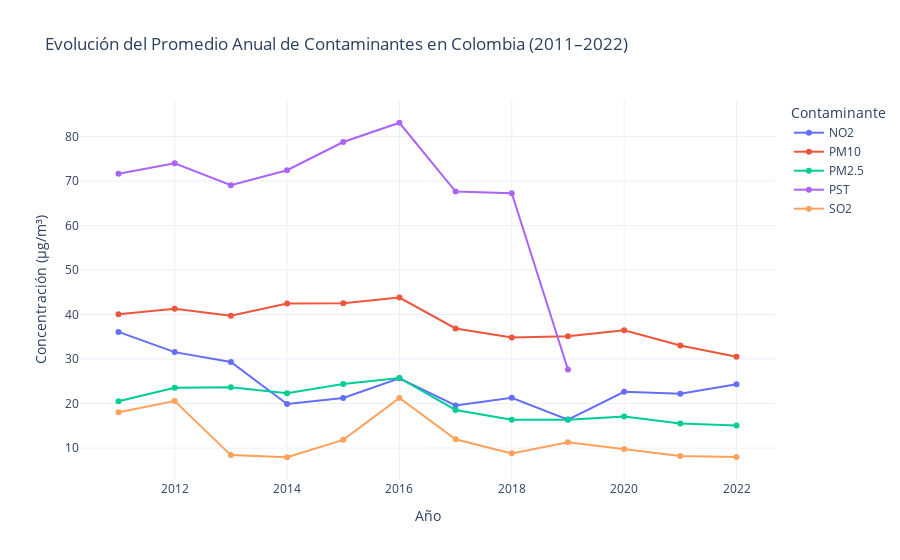

Notebook code cell kept with this figure:
### Markdown cell above
### ¿Cómo han evolucionado los contaminantes en Colombia entre 2011 y 2022?

La calidad del aire en Colombia ha sido objeto de monitoreo y regulación para mitigar sus efectos en la salud y el medio ambiente. En este estudio, **nos centraremos en los contaminantes regulados por la Ley 2254/2017**: el material particulado *PM10* y *PM2.5*, que puede penetrar en el sistema respiratorio y causar efectos adversos; las partículas suspendidas totales (*PST*), que reflejan la contaminación general; el dióxido de nitrógeno (*NO2*), un gas clave en la formación de contaminantes secundarios; y el dióxido de azufre (*SO2*), un compuesto que contribuye a la lluvia ácida y afecta la calidad del aire. Analizar la evolución de estos contaminantes permitirá evaluar la efectividad de la regulación y comprender las tendencias de contaminación en el país.

### Code cell
import plotly.express as px
import pandas as pd

# Filtrar los contaminantes regulados anualmente
contaminantes = ['PM10', 'PM2.5', 'PST', 'NO2', 'SO2']
df_contaminantes = df_dep[df_dep["Variable"].isin(contaminantes)]

# Agrupar por año y contaminante para obtener el promedio nacional
df_agrupado = df_contaminantes.groupby(['Year', 'Variable'])['Promedio'].mean().reset_index()

# Crear gráfico interactivo
fig = px.line(df_agrupado,
              x='Year',
              y='Promedio',
              color='Variable',
              markers=True,
              title='Evolución del Promedio Anual de Contaminantes en Colombia (2011–2022)',
              labels={'Year': 'Año', 'Promedio': 'Concentración (µg/m³)', 'Variable': 'Contaminante'},
              template='plotly_white')

fig.update_layout(legend_title_text='Contaminante')
fig.show()

### Figure 1 — Plotly figure (JSON) as saved in the notebook; plotly's stock layout.template omitted (floating-point values rounded to 4 significant figures)
{"data": [{"hovertemplate": "Contaminante=NO2<br>Año=%{x}<br>Concentración (µg/m³)=%{y}<extra></extra>", "legendgroup": "NO2", "line": {"color": "#636efa", "dash": "solid"}, "marker": {"symbol": "circle"}, "mode": "lines+markers", "name": "NO2", "orientation": "v", "showlegend": true, "type": "scatter", "x": [2011, 2012, 2013, 2014, 2015, 2016, 2017, 2018, 2019, 2020, 2021, 2022], "xaxis": "x", "y": [36.1, 31.56, 29.37, 19.91, 21.28, 25.69, 19.6, 21.32, 16.41, 22.65, 22.21, 24.32], "yaxis": "y"}, {"hovertemplate": "Contaminante=PM10<br>Año=%{x}<br>Concentración (µg/m³)=%{y}<extra></extra>", "legendgroup": "PM10", "line": {"color": "#EF553B", "dash": "solid"}, "marker": {"symbol": "circle"}, "mode": "lines+markers", "name": "PM10", "orientation": "v", "showlegend": true, "type": "scatter", "x": [2011, 2012, 2013, 2014, 2015, 2016, 2017, 2018, 2019, 2020, 2021, 2022], "xaxis": "x", "y": [40.06, 41.31, 39.72, 42.46, 42.55, 43.81, 36.87, 34.85, 35.13, 36.47, 33.04, 30.5], "yaxis": "y"}, {"hovertemplate": "Contaminante=PM2.5<br>Año=%{x}<br>Concentración (µg/m³)=%{y}<extra></extra>", "legendgroup": "PM2.5", "line": {"color": "#00cc96", "dash": "solid"}, "marker": {"symbol": "circle"}, "mode": "lines+markers", "name": "PM2.5", "orientation": "v", "showlegend": true, "type": "scatter", "x": [2011, 2012, 2013, 2014, 2015, 2016, 2017, 2018, 2019, 2020, 2021, 2022], "xaxis": "x", "y": [20.51, 23.58, 23.67, 22.34, 24.4, 25.76, 18.57, 16.37, 16.39, 17.11, 15.54, 15.1], "yaxis": "y"}, {"hovertemplate": "Contaminante=PST<br>Año=%{x}<br>Concentración (µg/m³)=%{y}<extra></extra>", "legendgroup": "PST", "line": {"color": "#ab63fa", "dash": "solid"}, "marker": {"symbol": "circle"}, "mode": "lines+markers", "name": "PST", "orientation": "v", "showlegend": true, "type": "scatter", "x": [2011, 2012, 2013, 2014, 2015, 2016, 2017, 2018, 2019], "xaxis": "x", "y": [71.63, 73.96, 69.06, 72.42, 78.75, 83.08, 67.63, 67.24, 27.65], "yaxis": "y"}, {"hovertemplate": "Contaminante=SO2<br>Año=%{x}<br>Concentración (µg/m³)=%{y}<extra></extra>", "legendgroup": "SO2", "line": {"color": "#FFA15A", "dash": "solid"}, "marker": {"symbol": "circle"}, "mode": "lines+markers", "name": "SO2", "orientation": "v", "showlegend": true, "type": "scatter", "x": [2011, 2012, 2013, 2014, 2015, 2016, 2017, 2018, 2019, 2020, 2021, 2022], "xaxis": "x", "y": [18.04, 20.57, 8.433, 7.95, 11.86, 21.26, 11.98, 8.821, 11.29, 9.831, 8.237, 7.993], "yaxis": "y"}], "layout": {"legend": {"title": {"text": "Contaminante"}, "tracegroupgap": 0}, "title": {"text": "Evolución del Promedio Anual de Contaminantes en Colombia (2011–2022)"}, "xaxis": {"anchor": "y", "domain": [0, 1], "title": {"text": "Año"}}, "yaxis": {"anchor": "x", "domain": [0, 1], "title": {"text": "Concentración (µg/m³)"}}}}
